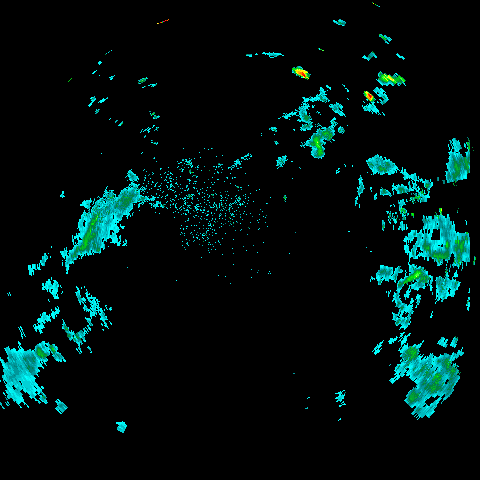
#> input picture dataOneDayTest/dpsri_240km_2024100700150000dBR.dpsri.png, 480 x 480 px
$ jupyter execute 1_Preprocess.ipynb
#> lines starting #> are read from the running program, lines starting #| are printed output that depends on the picture; after the words box and inside, x2 and y2 are one past the last pixel; in counts of white or black regions, pixels touching at a corner belong together; long printed decimals are rounded
#  Image Preprocessing
  Start by testing preprocessing on a single image
  Key Steps: Grayscale conversion, binarization, small area removal, masking, normalization
  Comparison: Tried three different min_rain_area settings (115, 50, 10) to remove noise, with 10 being deemed the most suitable

[cell 1]
import cv2
import numpy as np
from skimage import morphology
import matplotlib.pyplot as plt

#  File path
input_path = './dataOneDayTest/dpsri_240km_2024100700150000dBR.dpsri.png'  # Replace with your image path

[cell 2]
#  Set minimum rain area threshold
min_rain_area = 115  # Adjust this value as needed

#  Step 1: Read the image

[cell 3]
img = cv2.imread(input_path)
#> img is the input picture: shape (480, 480, 3); mean B, G, R 15.5, 16.8, 0.2
if img is None:
    print("Error: Image failed to load. Please check if the file path is correct.")

#  Step 2: Convert to grayscale

[cell 4]
gray_img = cv2.cvtColor(img, cv2.COLOR_BGR2GRAY)
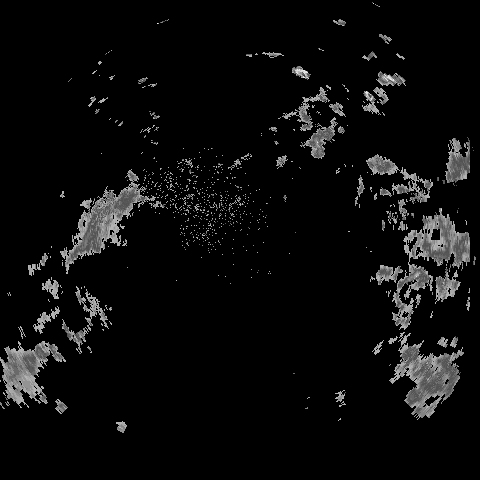
#> gray_img: shape (480, 480); min 0, max 233, mean 11.7

#  Step 3: Binarization

[cell 5]
#  Set a threshold, assuming pixels below 30 are non-rain areas (adjust as needed)
_, binary_img = cv2.threshold(gray_img, 30, 255, cv2.THRESH_BINARY)
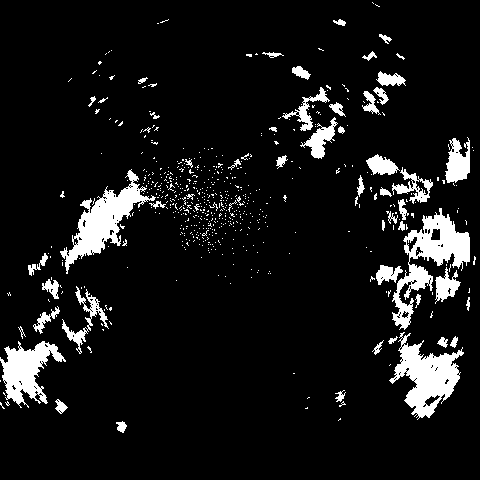
#> binary_img: shape (480, 480); 8.6% white; 593 white regions (537 under 20 px), largest, box (x1, y1, x2, y2) and area: (392, 208, 470, 330) 3138, (60, 169, 156, 274) 2923, (389, 332, 464, 420) 2894

#  Step 4: Remove small areas

[cell 6]
binary_img = morphology.remove_small_objects(binary_img.astype(bool), min_rain_area)
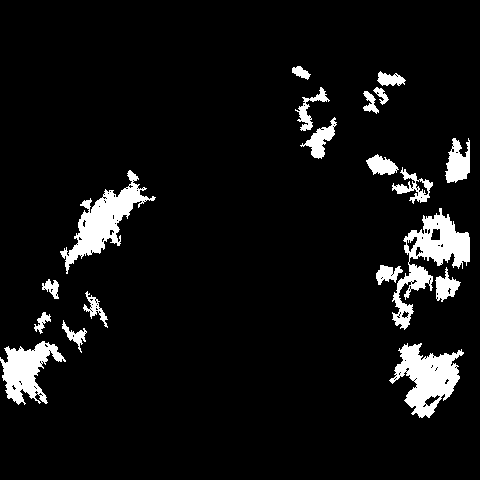
#> binary_img: shape (480, 480) bool; 6.9% white; 19 white regions, largest, box (x1, y1, x2, y2) and area: (392, 208, 470, 330) 3109, (60, 170, 156, 274) 2884, (389, 343, 464, 418) 2803
binary_img = (binary_img * 255).astype(np.uint8)  # Convert back to uint8 format in 0-255 range

#  Step 5: Apply mask

[cell 7]
#  Use the binarized image as a mask on the original grayscale image
processed_img = cv2.bitwise_and(gray_img, gray_img, mask=binary_img)
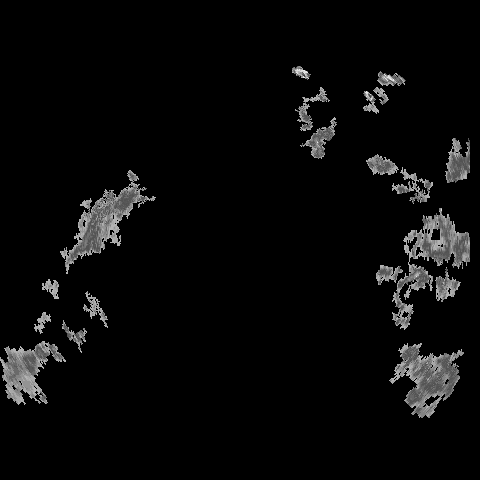
#> processed_img: shape (480, 480); min 0, max 233, mean 9.1

#  Step 6: Normalize and Run

[cell 8]
normalized_img = processed_img / 255.0  # Normalize to 0-1 range

#  Step 7: Display processing results
plt.figure(figsize=(12, 6))
plt.subplot(1, 3, 1)
plt.imshow(gray_img, cmap='gray')
plt.title("Original Gray Image")
plt.axis('off')

plt.subplot(1, 3, 2)
plt.imshow(binary_img, cmap='gray')
plt.title("Binary Image after Noise Removal")
plt.axis('off')

plt.subplot(1, 3, 3)
plt.imshow(normalized_img, cmap='gray')
plt.title("Processed & Normalized Image")
plt.axis('off')

plt.tight_layout()
plt.show()

[cell 9]
#  Step 7: Display processing results
plt.figure(figsize=(12, 6))
plt.subplot(1, 3, 1)
plt.imshow(gray_img, cmap='gray')
plt.title("Original Gray Image")
plt.axis('off')

plt.subplot(1, 3, 2)
plt.imshow(binary_img, cmap='gray')
plt.title("Binary Image after Noise Removal")
plt.axis('off')

plt.subplot(1, 3, 3)
plt.imshow(normalized_img, cmap='gray')
plt.title("Processed & Normalized Image")
plt.axis('off')

plt.tight_layout()
plt.show()

[cell 10]
from skimage.metrics import structural_similarity as ssim
from sklearn.metrics import mean_squared_error
import numpy as np

#  Step 1: Calculate Mean Squared Error (MSE)
mse_value = mean_squared_error(gray_img, processed_img)
#> mse_value = 404.8
print(f"Mean Squared Error (MSE): {mse_value}")
#| Mean Squared Error (MSE): 404.776

#  Step 2: Calculate Structural Similarity Index (SSIM)
ssim_value = ssim(gray_img, processed_img, data_range=processed_img.max() - processed_img.min())
#> ssim_value = 0.887
print(f"Structural Similarity Index (SSIM): {ssim_value}")
#| Structural Similarity Index (SSIM): 0.8866

#  Step 3: Calculate change in the number of non-zero pixels
original_nonzero_count = np.count_nonzero(gray_img)
#> original_nonzero_count = 19741
processed_nonzero_count = np.count_nonzero(processed_img)
#> processed_nonzero_count = 15827
loss_percentage = (original_nonzero_count - processed_nonzero_count) / original_nonzero_count * 100
#> loss_percentage = 19.83
print(f"Percentage of information loss based on non-zero pixels: {loss_percentage:.2f}%")
#| Percentage of information loss based on non-zero pixels: 19.83%

[cell 11]
import cv2
import numpy as np
from skimage import morphology
import matplotlib.pyplot as plt

#  File path
input_path = './dataOneDayTest/dpsri_240km_2024100700150000dBR.dpsri.png'  # Replace with your image path

#  Set minimum rain area threshold
min_rain_area = 50  # Adjust this value as needed

#  Step 1: Read the image
img = cv2.imread(input_path)
if img is None:
    print("Error: Image failed to load. Please check if the file path is correct.")
#  Step 2: Convert to grayscale
gray_img = cv2.cvtColor(img, cv2.COLOR_BGR2GRAY)

#  Step 3: Binarization
#  Set a threshold, assuming pixels below 30 are non-rain areas (adjust as needed)
_, binary_img = cv2.threshold(gray_img, 30, 255, cv2.THRESH_BINARY)

#  Step 4: Remove small areas
binary_img = morphology.remove_small_objects(binary_img.astype(bool), min_rain_area)
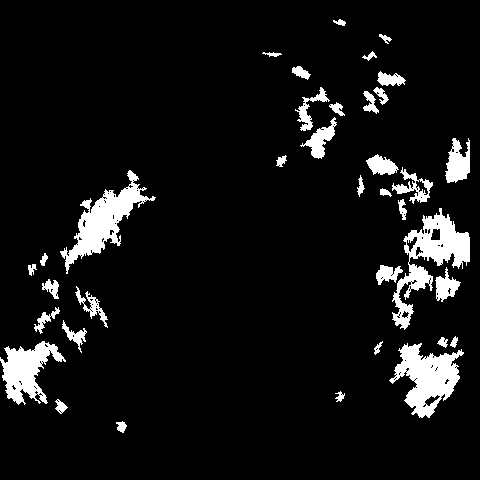
#> binary_img: shape (480, 480) bool; 7.4% white; 36 white regions, largest, box (x1, y1, x2, y2) and area: (392, 208, 470, 330) 3109, (60, 170, 156, 274) 2884, (389, 343, 464, 418) 2803
binary_img = (binary_img * 255).astype(np.uint8)  # Convert back to uint8 format in 0-255 range

#  Step 5: Apply mask
#  Use the binarized image as a mask on the original grayscale image
processed_img = cv2.bitwise_and(gray_img, gray_img, mask=binary_img)

#  Step 6: Normalize
normalized_img = processed_img / 255.0  # Normalize to 0-1 range

#  Step 7: Display processing results
plt.figure(figsize=(12, 6))
plt.subplot(1, 3, 1)
plt.imshow(gray_img, cmap='gray')
plt.title("Original Gray Image")
plt.axis('off')

plt.subplot(1, 3, 2)
plt.imshow(binary_img, cmap='gray')
plt.title("Binary Image after Noise Removal")
plt.axis('off')

plt.subplot(1, 3, 3)
plt.imshow(normalized_img, cmap='gray')
plt.title("Processed & Normalized Image")
plt.axis('off')

plt.tight_layout()
plt.show()

[cell 12]
from skimage.metrics import structural_similarity as ssim
from sklearn.metrics import mean_squared_error
import numpy as np

#  Step 1: Calculate Mean Squared Error (MSE)
mse_value = mean_squared_error(gray_img, processed_img)
#> mse_value = 276.6
print(f"Mean Squared Error (MSE): {mse_value}")
#| Mean Squared Error (MSE): 276.554

#  Step 2: Calculate Structural Similarity Index (SSIM)
ssim_value = ssim(gray_img, processed_img, data_range=processed_img.max() - processed_img.min())
#> ssim_value = 0.906
print(f"Structural Similarity Index (SSIM): {ssim_value}")
#| Structural Similarity Index (SSIM): 0.9059

#  Step 3: Calculate change in the number of non-zero pixels
original_nonzero_count = np.count_nonzero(gray_img)
processed_nonzero_count = np.count_nonzero(processed_img)
#> processed_nonzero_count = 17143
loss_percentage = (original_nonzero_count - processed_nonzero_count) / original_nonzero_count * 100
#> loss_percentage = 13.16
print(f"Percentage of information loss based on non-zero pixels: {loss_percentage:.2f}%")
#| Percentage of information loss based on non-zero pixels: 13.16%

[cell 13]
import cv2
import numpy as np
from skimage import morphology
import matplotlib.pyplot as plt

#  File path
input_path = './dataOneDayTest/dpsri_240km_2024100700150000dBR.dpsri.png'  # Replace with your image path

#  Set minimum rain area threshold
min_rain_area = 10  # Adjust this value as needed

#  Step 1: Read the image
img = cv2.imread(input_path)
if img is None:
    print("Error: Image failed to load. Please check if the file path is correct.")
#  Step 2: Convert to grayscale
gray_img = cv2.cvtColor(img, cv2.COLOR_BGR2GRAY)

#  Step 3: Binarization
#  Set a threshold, assuming pixels below 30 are non-rain areas (adjust as needed)
_, binary_img = cv2.threshold(gray_img, 30, 255, cv2.THRESH_BINARY)

#  Step 4: Remove small areas
binary_img = morphology.remove_small_objects(binary_img.astype(bool), min_rain_area)
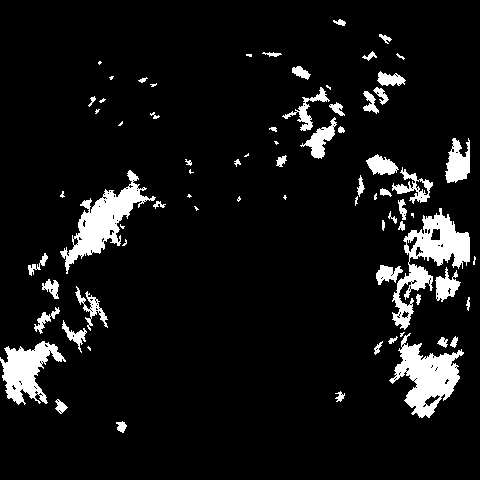
#> binary_img: shape (480, 480) bool; 7.9% white; 74 white regions (24 under 20 px), largest, box (x1, y1, x2, y2) and area: (392, 208, 470, 330) 3125, (60, 170, 156, 274) 2897, (389, 333, 464, 418) 2848
binary_img = (binary_img * 255).astype(np.uint8)  # Convert back to uint8 format in 0-255 range

#  Step 5: Apply mask
#  Use the binarized image as a mask on the original grayscale image
processed_img = cv2.bitwise_and(gray_img, gray_img, mask=binary_img)

#  Step 6: Normalize
normalized_img = processed_img / 255.0  # Normalize to 0-1 range

#  Step 7: Display processing results
plt.figure(figsize=(12, 6))
plt.subplot(1, 3, 1)
plt.imshow(gray_img, cmap='gray')
plt.title("Original Gray Image")
plt.axis('off')

plt.subplot(1, 3, 2)
plt.imshow(binary_img, cmap='gray')
plt.title("Binary Image after Noise Removal")
plt.axis('off')

plt.subplot(1, 3, 3)
plt.imshow(normalized_img, cmap='gray')
plt.title("Processed & Normalized Image")
plt.axis('off')

plt.tight_layout()
plt.show()

[cell 14]
from skimage.metrics import structural_similarity as ssim
from sklearn.metrics import mean_squared_error
import numpy as np

#  Step 1: Calculate Mean Squared Error (MSE)
mse_value = mean_squared_error(gray_img, processed_img)
#> mse_value = 172.6
print(f"Mean Squared Error (MSE): {mse_value}")
#| Mean Squared Error (MSE): 172.550

#  Step 2: Calculate Structural Similarity Index (SSIM)
ssim_value = ssim(gray_img, processed_img, data_range=processed_img.max() - processed_img.min())
#> ssim_value = 0.927
print(f"Structural Similarity Index (SSIM): {ssim_value}")
#| Structural Similarity Index (SSIM): 0.9267

#  Step 3: Calculate change in the number of non-zero pixels
original_nonzero_count = np.count_nonzero(gray_img)
processed_nonzero_count = np.count_nonzero(processed_img)
#> processed_nonzero_count = 18149
loss_percentage = (original_nonzero_count - processed_nonzero_count) / original_nonzero_count * 100
#> loss_percentage = 8.06
print(f"Percentage of information loss based on non-zero pixels: {loss_percentage:.2f}%")
#| Percentage of information loss based on non-zero pixels: 8.06%

$ run again, with dataOneDayTest/dpsri_240km_2024100700000000dBR.dpsri.png copied over dataOneDayTest/dpsri_240km_2024100700150000dBR.dpsri.png
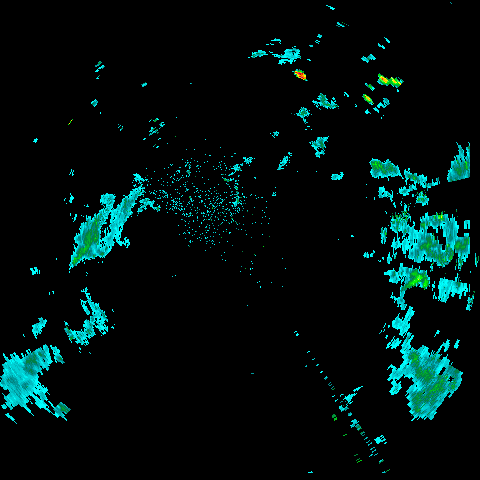
#> input picture dataOneDayTest/dpsri_240km_2024100700000000dBR.dpsri.png, 480 x 480 px
#> img is the input picture: shape (480, 480, 3); mean B, G, R 15.3, 16.6, 0.1
#> `mse_value = mean_squared_error(gray_img, processed_img)`: mse_value = 373.7
#| Mean Squared Error (MSE): 373.734
#> `ssim_value = ssim(gray_img, processed_img, data_range=processed_img.ma..`: ssim_value = 0.888
#| Structural Similarity Index (SSIM): 0.888
#> original_nonzero_count = 19394
#> `processed_nonzero_count = np.count_nonzero(processed_img)`: processed_nonzero_count = 15787
#> `loss_percentage = (original_nonzero_count - processed_nonzero_count) /..`: loss_percentage = 18.6
#| Percentage of information loss based on non-zero pixels: 18.60%
#> `binary_img = morphology.remove_small_objects(binary_img.astype(bool), ..`:
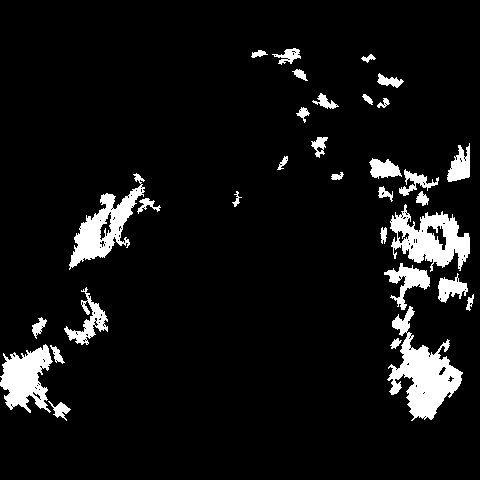
#> binary_img: shape (480, 480) bool; 7.3% white; 32 white regions, largest, box (x1, y1, x2, y2) and area: (387, 306, 463, 421) 3574, (390, 204, 470, 272) 2768, (69, 173, 145, 270) 2438
#> `mse_value = mean_squared_error(gray_img, processed_img)`: mse_value = 265.4
#| Mean Squared Error (MSE): 265.405
#> `ssim_value = ssim(gray_img, processed_img, data_range=processed_img.ma..`: ssim_value = 0.903
#| Structural Similarity Index (SSIM): 0.9031
#> `processed_nonzero_count = np.count_nonzero(processed_img)`: processed_nonzero_count = 16860
#> `loss_percentage = (original_nonzero_count - processed_nonzero_count) /..`: loss_percentage = 13.07
#| Percentage of information loss based on non-zero pixels: 13.07%
#> `binary_img = morphology.remove_small_objects(binary_img.astype(bool), ..`:
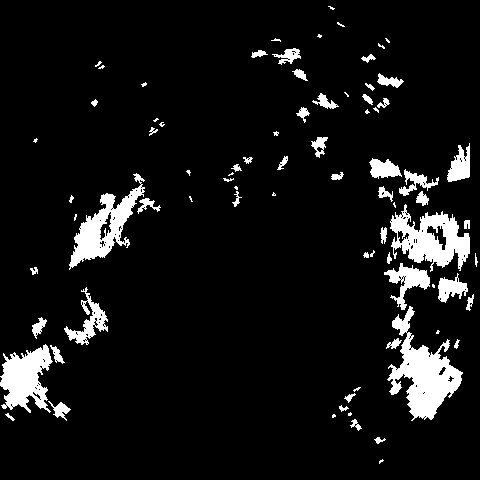
#> binary_img: shape (480, 480) bool; 7.8% white; 80 white regions (30 under 20 px), largest, box (x1, y1, x2, y2) and area: (387, 306, 463, 421) 3574, (390, 204, 470, 272) 2768, (69, 173, 145, 270) 2438
#> `mse_value = mean_squared_error(gray_img, processed_img)`: mse_value = 149.5
#| Mean Squared Error (MSE): 149.540
#> `ssim_value = ssim(gray_img, processed_img, data_range=processed_img.ma..`: ssim_value = 0.927
#| Structural Similarity Index (SSIM): 0.9267
#> `processed_nonzero_count = np.count_nonzero(processed_img)`: processed_nonzero_count = 17962
#> `loss_percentage = (original_nonzero_count - processed_nonzero_count) /..`: loss_percentage = 7.38
#| Percentage of information loss based on non-zero pixels: 7.38%

$ run again, with dataOneDayTest/dpsri_240km_2024100700050000dBR.dpsri.png copied over dataOneDayTest/dpsri_240km_2024100700150000dBR.dpsri.png
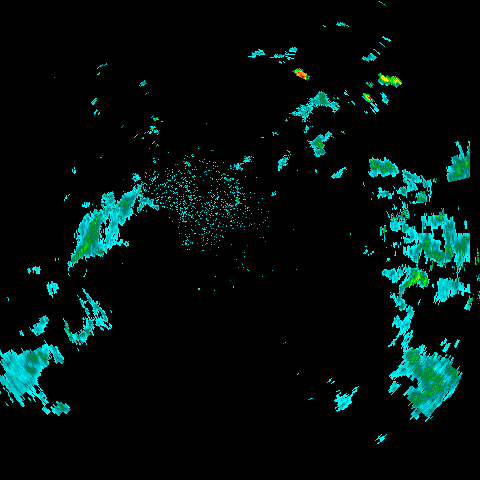
#> input picture dataOneDayTest/dpsri_240km_2024100700050000dBR.dpsri.png, 480 x 480 px
#> img is the input picture: shape (480, 480, 3); mean B, G, R 14.5, 15.9, 0.1
#> `mse_value = mean_squared_error(gray_img, processed_img)`: mse_value = 372.2
#| Mean Squared Error (MSE): 372.227
#> `ssim_value = ssim(gray_img, processed_img, data_range=processed_img.ma..`: ssim_value = 0.893
#| Structural Similarity Index (SSIM): 0.8934
#> original_nonzero_count = 18854
#> `processed_nonzero_count = np.count_nonzero(processed_img)`: processed_nonzero_count = 15211
#> `loss_percentage = (original_nonzero_count - processed_nonzero_count) /..`: loss_percentage = 19.32
#| Percentage of information loss based on non-zero pixels: 19.32%
#> `binary_img = morphology.remove_small_objects(binary_img.astype(bool), ..`:
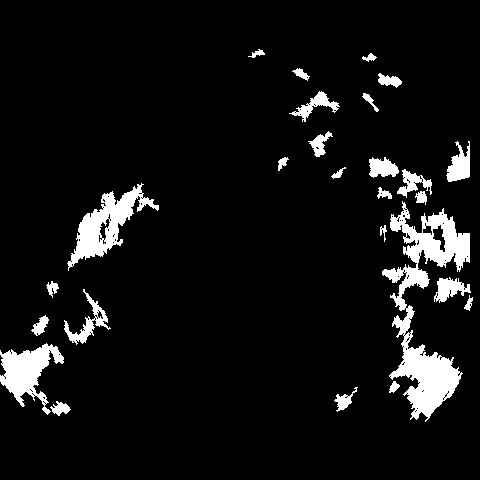
#> binary_img: shape (480, 480) bool; 7.1% white; 26 white regions, largest, box (x1, y1, x2, y2) and area: (382, 201, 470, 422) 6559, (67, 183, 159, 271) 2580, (0, 343, 64, 415) 2075
#> `mse_value = mean_squared_error(gray_img, processed_img)`: mse_value = 269.2
#| Mean Squared Error (MSE): 269.222
#> `ssim_value = ssim(gray_img, processed_img, data_range=processed_img.ma..`: ssim_value = 0.908
#| Structural Similarity Index (SSIM): 0.9084
#> `processed_nonzero_count = np.count_nonzero(processed_img)`: processed_nonzero_count = 16291
#> `loss_percentage = (original_nonzero_count - processed_nonzero_count) /..`: loss_percentage = 13.59
#| Percentage of information loss based on non-zero pixels: 13.59%
#> `binary_img = morphology.remove_small_objects(binary_img.astype(bool), ..`:
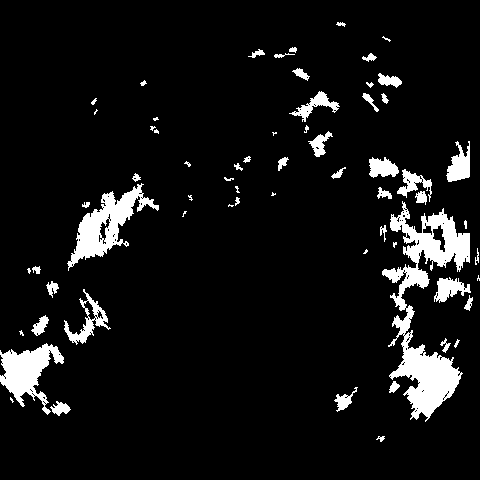
#> binary_img: shape (480, 480) bool; 7.5% white; 64 white regions (18 under 20 px), largest, box (x1, y1, x2, y2) and area: (382, 201, 470, 422) 6608, (67, 183, 159, 271) 2599, (0, 343, 64, 415) 2075
#> `mse_value = mean_squared_error(gray_img, processed_img)`: mse_value = 164.8
#| Mean Squared Error (MSE): 164.815
#> `ssim_value = ssim(gray_img, processed_img, data_range=processed_img.ma..`: ssim_value = 0.929
#| Structural Similarity Index (SSIM): 0.9288
#> `processed_nonzero_count = np.count_nonzero(processed_img)`: processed_nonzero_count = 17319
#> `loss_percentage = (original_nonzero_count - processed_nonzero_count) /..`: loss_percentage = 8.14
#| Percentage of information loss based on non-zero pixels: 8.14%
